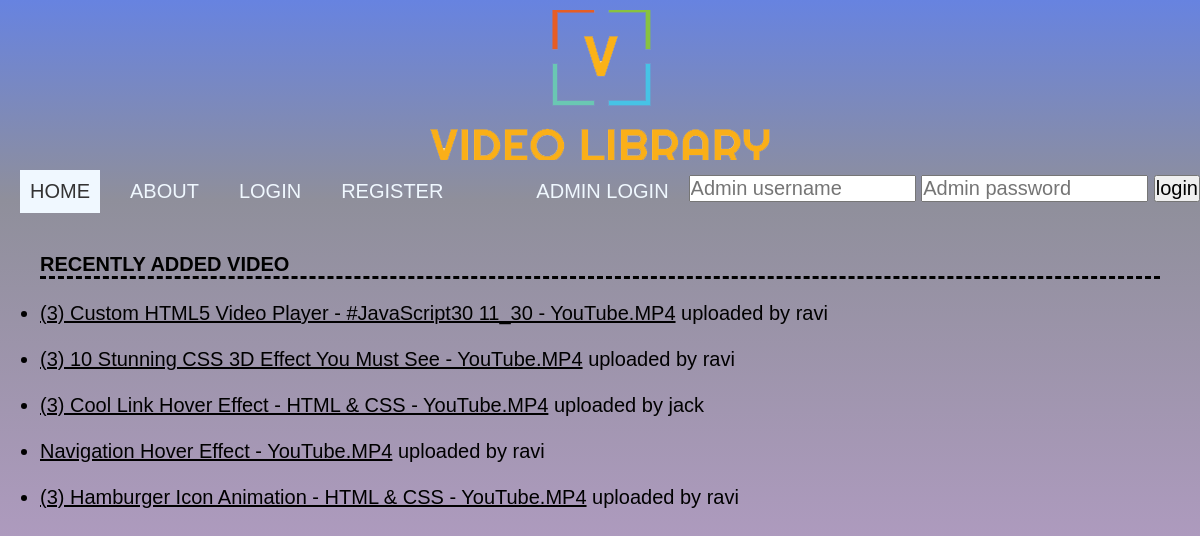
The page / on the database its author committed.
### tables this page shows
CREATE TABLE `videos` (
  `id` int(11) NOT NULL,
  `name` varchar(255) NOT NULL,
  `author` varchar(50) NOT NULL,
  `keyword` varchar(50) NOT NULL,
  `faculty` varchar(50) NOT NULL,
  `sem` varchar(50) NOT NULL,
  `question` varchar(255) NOT NULL,
  `reply` varchar(255) NOT NULL
);

### index.php (the view, shortened to what this page needs)
<!doctype html>
<html>
<head>
</head>
<body>
    <div id="container">
        <div id="head-section">
            <div id="logo"></div>
        </div>
        <div id="navbar">
            <nav class="wrapper">
                <ul class="content">
                    <li class="current"><a href="index.php">Home</a></li>
                    <li><a href="about.php">About</a></li>
                    <li><a href="login.php">login</a></li>
                    <li><a href="register.php">register</a></li>
                </ul>
                <ul class="admin">
                    <span id="admin-text">ADMIN LOGIN</span>
                    <li>
                        <form method="post" action="index.php"><input type="text" name="username" placeholder="Admin username" />
                            <input type="password" name="password" placeholder="Admin password" />
                            <input type="submit" value="login" name="admin-login" />
                        </form>
                    </li>
                </ul>
            </nav>
        </div>
        <div id="main-content">
            <h3> recently added video</h3>
            <?php
$con=mysqli_connect('localhost','root','','project5') or die("Cannot connect to database");
$query="select *from videos order by id desc";
$result=mysqli_query($con,$query);
$count=mysqli_num_rows($result);
if($count=="0"){
	echo 'no records';
}
else {
	$number='1';
	while($row=mysqli_fetch_array($result)){
        if($number<='10'){
		$name=$row['name'];
        $author=$row['author'];
		echo '<br><abbr title="Login to watch video"><ul><li><u>' .$name. '</u> uploaded by '.$author.'</li></ul>
        </abbr>';
	$number=$number+'1';
        }
		}
}
?>
        </div>
    </div>
</body>
</html>

### index.php (style rules this page uses)
body { background: rgb(167, 134, 134); }
* { margin: 0; font-family: Cambria, Hoefler Text, Liberation Serif, Times, Times New Roman, serif; font-size: 20px; }
nav ul { list-style-type: none; padding: 0; }
nav ul li { margin-left: 20px; }
nav a { text-decoration: none; color: aliceblue; display: block; padding: 10px; text-transform: uppercase; }
.current a { background: aliceblue; color: #333; }
@media screen and (min-width: 500px) { nav ul { display: flex; } }
@media screen and (min-width: 500px) { nav li { flex: 1 1 0; } }
nav { display: flex; justify-content: space-between; }
#head-section { height: 150px; width: 100%; padding-top: 10px; padding-bottom: 10px; clear: left; }
#container { background: -webkit-linear-gradient(top, #6783e0 0%, #8f8f9b 20%, #d7aaee 100%); background: linear-gradient(top, #6783e0 0%, #8f8f9b 20%, #d7aaee 100%); width: 100%; margin-left: auto; margin-right: auto; border-bottom-width: 0px; padding-left: 0px; padding-top: 0px; padding-right: 0px; padding-bottom: 0px; height: 1000px; }
.admin li input[type=text], .admin li input[type=password] { margin: 5px 0px; }
* { margin: 0px; padding: 0px; font-family: Helvetica, Arial, sans-serif; }
#logo, #banner { margin: 0; padding: 0; float: left; height: 100% }
#logo { width: 100%; background-image: url(vlogo.png); background-repeat: no-repeat; background-position: center; }
#admin-text { color: aliceblue; margin-top: 10px; }
h3 { text-transform: uppercase; border-bottom: 3px dashed black; }
#main-content { padding: 40px; }
abbr { text-decoration: none; }

### rows shown on the page
videos: name "(3) Custom HTML5 Video Player - #JavaScript30 11_30 - YouTube.MP4", author "ravi"
videos: name "(3) 10 Stunning CSS 3D Effect You Must See - YouTube.MP4", author "ravi"
videos: name "(3) Cool Link Hover Effect - HTML & CSS - YouTube.MP4", author "jack"
videos: name "Navigation Hover Effect - YouTube.MP4", author "ravi"
videos: name "(3) Hamburger Icon Animation - HTML & CSS - YouTube.MP4", author "ravi"
